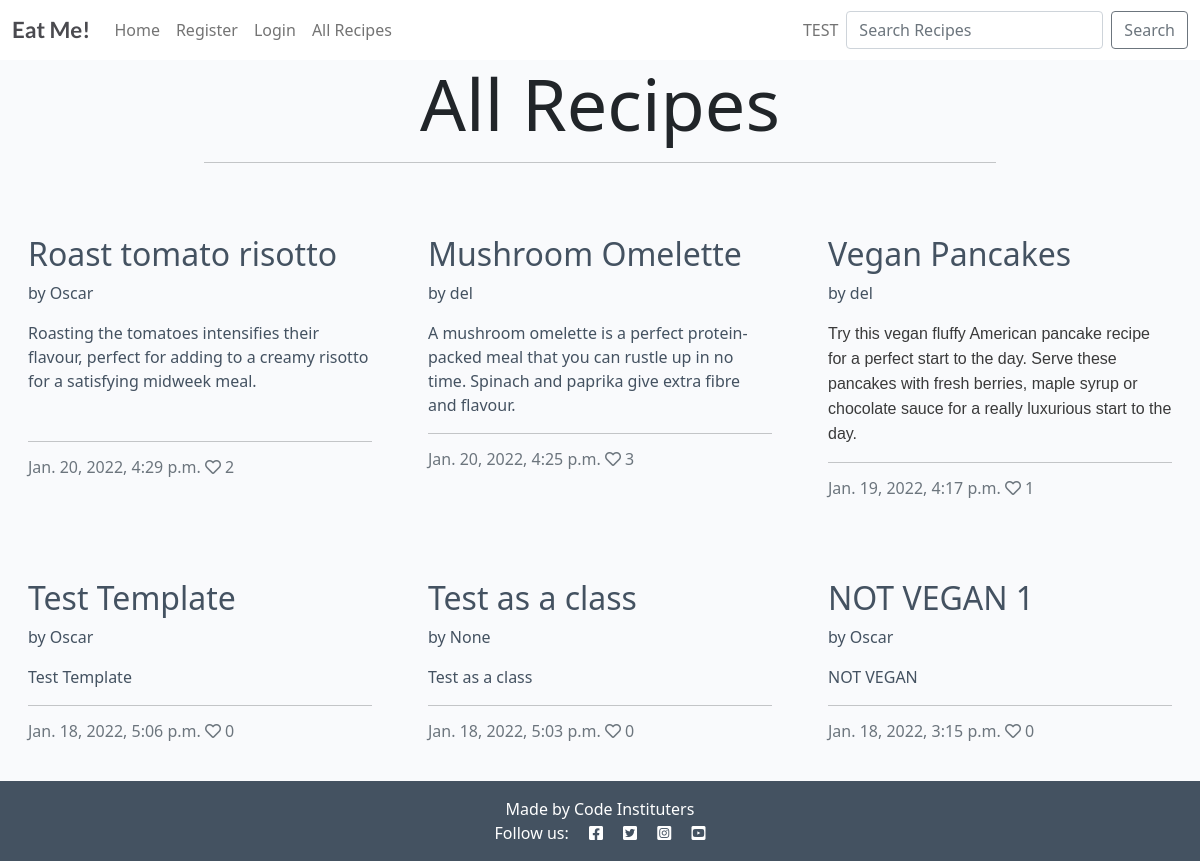
Before: /recipes/ with the older database file.
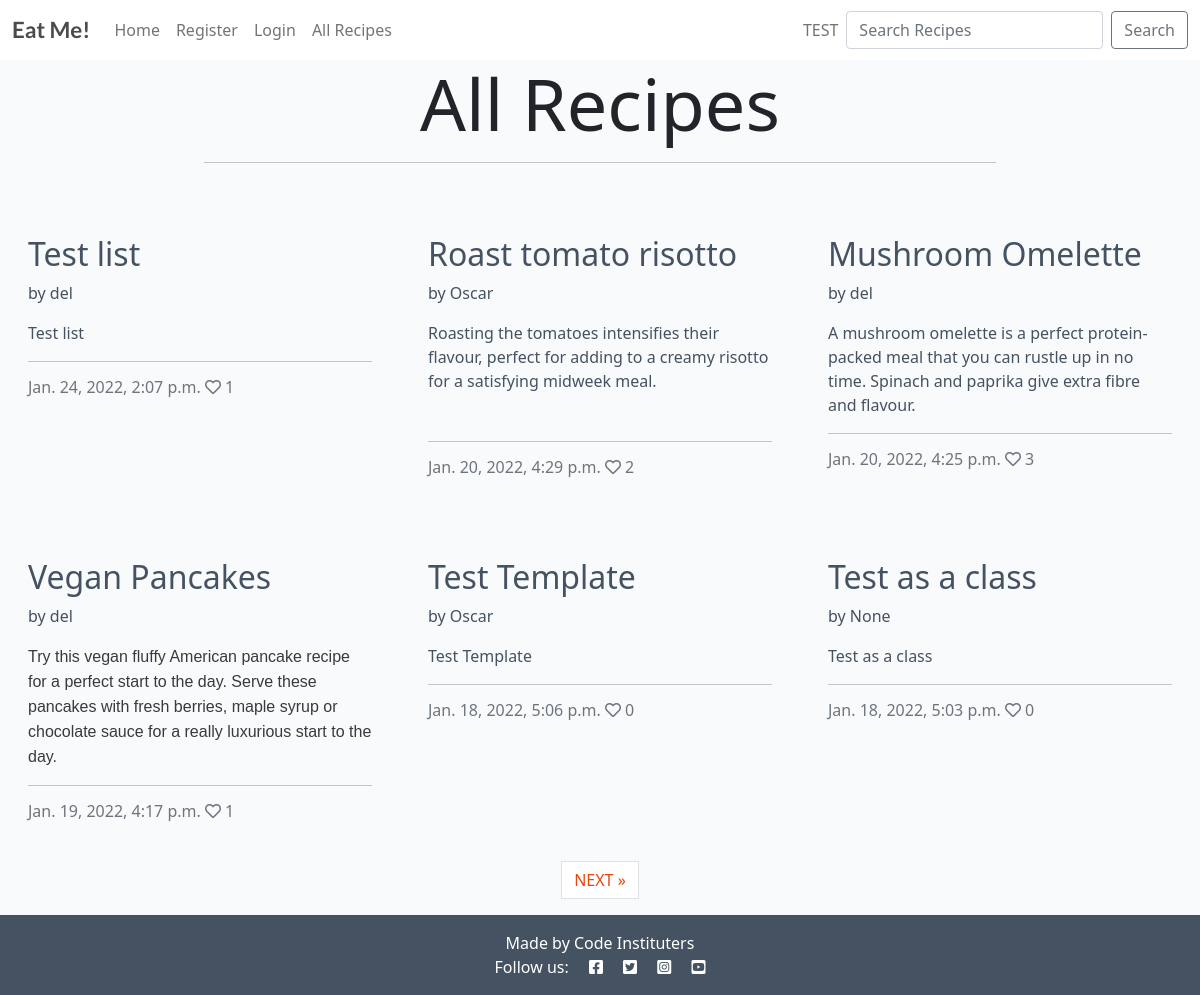
After: the same page with the newer database file.
### post/models.py (models this page shows, shortened)
class Post(models.Model):
    title = models.CharField(max_length=200, unique=True)
    slug = models.SlugField(max_length=200, unique=True)
    author = models.ForeignKey(
        User, on_delete=models.CASCADE, related_name="recipes", null=True
        )
    published_on = models.DateTimeField(auto_now=True)
    updated_on = models.DateTimeField(auto_now=True)
    description = models.TextField()
    ingredients = models.TextField()
    method = models.TextField()
    is_vegan = models.BooleanField(default=False)
    image = CloudinaryField('image', default='placeholder')
    likes = models.ManyToManyField(User, related_name='post_likes', blank=True)
    class Meta:
        ordering = ['-published_on']
    def number_of_likes(self):
        return self.likes.count()

### post/views.py (the view)
# urls.py: path('recipes/', views.PostList.as_view(), name='recipes'),
class PostList(generic.ListView):
    model = Post
    template_name = "recipes.html"
    paginate_by = 6

### templates/recipes.html (shortened to what this page needs)
{% extends "base.html" %}
{% block content %}
<div class="row">
    <div class="col-8 offset-2">
<h1 class="h1 display-2 text-center">All Recipes </h1>
<hr>
    </div>
</div>
<div class="container-fluid">
    <div class="row">
        <div class="col-12 mt-3 left">
            <div class="row">
                {% for post in post_list %}
                <div class="col-md-4">
                    <div class="card mb-4">
                        <div class="card-body">
                            <div class="image-container">
                            </div>
                            <a href="{% url 'post_detail' post.slug %}" class="post-link">
                                <h2 class="card-title">{{ post.title }}</h2><p>by {{ post.author }}</p>
                                <p class="card-text">{{ post.description|safe }}</p>
                            </a>
                            <hr />
                            <p class="card-text text-muted h6">{{ post.published_on}} <i class="far fa-heart"></i>
                                {{ post.number_of_likes }}</p>
                        </div>
                    </div>
                </div>
                {% if forloop.counter|divisibleby:3 %}
            </div>
            <div class="row">
                {% endif %}
                {% endfor %}
            </div>
        </div>
    </div>
    {% if is_paginated %}
    <nav aria-label="Page navigation">
        <ul class="pagination justify-content-center">
            {% if page_obj.has_next %}
            <li><a href="?page={{ page_obj.next_page_number }}" class="page-link"> NEXT &raquo;</a></li>
            {% endif %}
        </ul>
    </nav>
    {% endif %}
</div>
{%endblock%}

### templates/base.html (shortened to what this page needs)
{% load static %}
<!DOCTYPE html>
<html class="h-100">
<head>
    <link rel="stylesheet" href="https://cdnjs.cloudflare.com/ajax/libs/font-awesome/5.15.3/css/all.min.css">
    <link href="https://cdn.jsdelivr.net/npm/bootstrap@5.0.1/dist/css/bootstrap.min.css" rel="stylesheet"
>
    <link rel="stylesheet" href="{% static 'css/style.css' %}">
</head>
<body class="d-flex flex-column h-100 main-bg">
    <nav class="navbar navbar-expand-lg navbar-light bg-white">
        <div class="container-fluid">
            <a class="navbar-brand" href="{% url 'home' %}"><span class="brand">Eat Me!</span></a>
            <div class="collapse navbar-collapse" id="navbarText">
                <ul class="navbar-nav me-auto mb-2 mb-lg-0">
                    {% url 'home' as home %}
                    <!-- {% url 'home' as home %}
                    {% url 'home' as home %} -->
                    <li class="nav-item">
                        <a class="nav-link {% if request.path == home %} active {% endif %} " aria-current="page" href="{% url 'home' %}">Home</a>
                    </li>
                    {% if user.is_authenticated %}
                    <li class="nav-item">
                        <a class="nav-link" href="{% url 'account_logout' %}">Logout</a>
                    </li>
                    <li class="nav-item">
                        <a class="nav-link" href="{% url 'your_recipes' %}">{{ user | title }}'s' Recipes</a>
                    </li>
                    <li class="nav-item">
                        <a class="nav-link" href="{% url 'favourite_recipes' %}">Favourite Recipes</a>
                    </li>
                    {% else %}
                    <li class="nav-item">
                        <a class="nav-link" href="{% url 'account_signup' %}">Register</a>
                    </li>
                    <li class="nav-item">
                        <a class="nav-link" href="{% url 'account_login' %}">Login</a>
                    </li>
                    {% endif %}
                    <li>
                        <a class="nav-link" href="{% url 'recipes' %}">All Recipes</a>
                    </li>
                </ul>
                <div class="collapse navbar-collapse" id="navbarText">
                    <ul class="navbar-nav ms-auto mb-2 mb-lg-0">
                        <li>
                            <a class="nav-link" href="{% url 'recipes' %}">TEST</a>
                        </li>
                    </ul>
                    </div>
                <form class="d-flex" method=POST action="{% url 'search_recipes' %}">
                    <input class="form-control me-2" type="search"
                    placeholder="Search Recipes" aria-label="Search"
                    name="searched">
                    <button class="btn btn-outline-secondary" type="submit">Search</button>
                </form>
            </div>
        </div>
    </nav>
    <main class="flex-shrink-0 main-bg">
        {% block content %}{% endblock content %}
    </main>
    <footer class="footer mt-auto py-3 dark-bg">
        <p class="m-0 text-center text-white">Made by Code Instituters</p>
        <p class="m-0 text-center text-white">Follow us: <i class="fab fa-facebook-square ms-3"></i>
            <i class="fab fa-twitter-square ms-3"></i>
            <i class="fab fa-instagram-square ms-3"></i>
            <i class="fab fa-youtube-square ms-3"></i></p>
    </footer>
</body>
</html>

### static/css/style.css (style rules this page uses)
body { background-color: #F9FAFC; }
.brand { font-family: Lato, sans-serif; font-size: 1.4rem; font-weight: 700; color: #4A4A4F; }
.dark-bg { background-color: #445261; }
.main-bg { background-color: #F9FAFC; }
.card { border: none; background-color: transparent; }
.image-container { position: relative; }
.post-link { text-decoration: none; color: #445261; }
.post-link:hover, .page-link { color: #E84610; }

Changed rows visible on the page:
no longer on this page (row unchanged): Post: title "NOT VEGAN 1", author "Oscar", description "NOT VEGAN", published_on "Jan. 18, 2022, 3:15 p.m.", number_of_likes "0"
added Post: title "Test list", author "del", description "Test list", published_on "Jan. 24, 2022, 2:07 p.m.", number_of_likes "1"
Other visible differences:
text now shown: "NEXT »"
